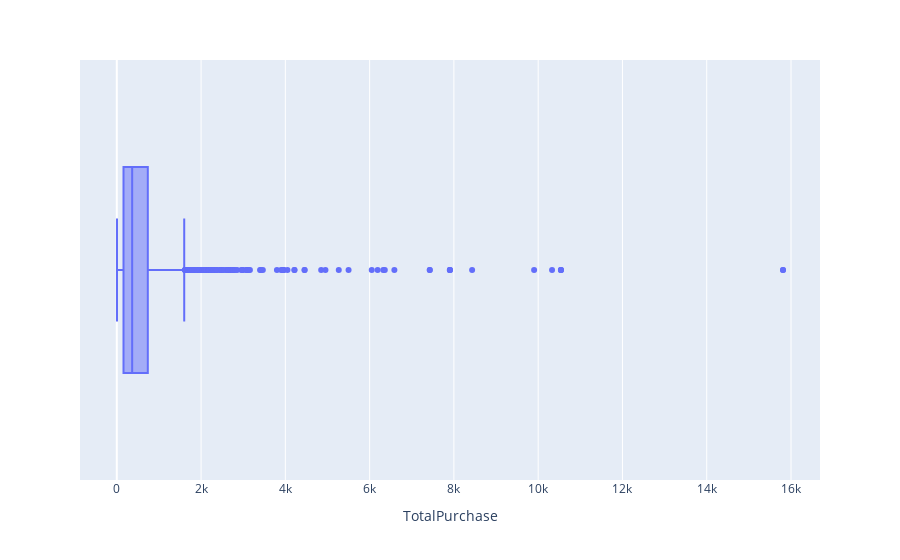

Notebook cell for this chart:
### Markdown cell above
**Data Outliers:** for `TotalPurchase` column has affected 150 rows of data which means it's considerable amount of data outliers. Below is the boxplot to explain where the data outliers spread out. It seems that the the boxplot skewness is positive, In statistics, a positively skewed (or right-skewed) distribution is a type of distribution in which most values are clustered around the left tail of the distribution while the right tail of the distribution is longer.

### Code cell
fig = px.box(df_main, x="TotalPurchase")
fig.show()

### Figure 1 — Plotly figure (JSON) as saved in the notebook; plotly's stock layout.template omitted (floating-point values rounded to 4 significant figures; data arrays with more than 128 entries replaced by an {"elided": "..."} marker saying what was removed)
{"data": [{"alignmentgroup": "True", "hovertemplate": "TotalPurchase=%{x}<extra></extra>", "legendgroup": "", "marker": {"color": "#636efa"}, "name": "", "notched": false, "offsetgroup": "", "orientation": "h", "showlegend": false, "type": "box", "x": {"elided": "2082 float values"}, "x0": " ", "xaxis": "x", "y0": " ", "yaxis": "y"}], "layout": {"boxmode": "group", "legend": {"tracegroupgap": 0}, "margin": {"t": 60}, "xaxis": {"anchor": "y", "domain": [0, 1], "title": {"text": "TotalPurchase"}}, "yaxis": {"anchor": "x", "domain": [0, 1]}}}
